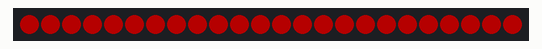
Bench run of a sketch on a simulated Arduino Uno, built with avr-gcc and run on an emulated ATmega328P. On the bench: 24 RGB LEDs in strip order, left to right. Dim RGB values are drawn brighter than linear.

Above: at 0.45 s.
At 4.06 s:
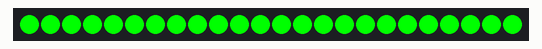
At 8.0 s:
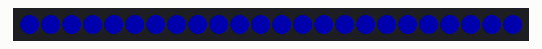
At 15.92 s:
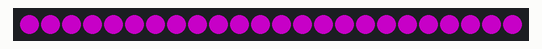
At 27.46 s:
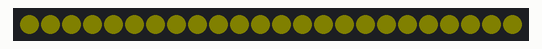
At 38.1 s:
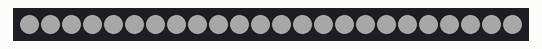

The sketch:

FadeInandFadeOutYourownColor.ino
```cpp
#include <Adafruit_NeoPixel.h>
#define PIN 6
#define NUM_LEDS 24
// Parameter 1 = number of pixels in strip
// Parameter 2 = pin number (most are valid)
// Parameter 3 = pixel type flags, add together as needed:
//   NEO_KHZ800  800 KHz bitstream (most NeoPixel products w/WS2812 LEDs)
//   NEO_KHZ400  400 KHz (classic 'v1' (not v2) FLORA pixels, WS2811 drivers)
//   NEO_GRB     Pixels are wired for GRB bitstream (most NeoPixel products)
//   NEO_RGB     Pixels are wired for RGB bitstream (v1 FLORA pixels, not v2)
Adafruit_NeoPixel strip = Adafruit_NeoPixel(NUM_LEDS, PIN, NEO_GRB + NEO_KHZ800);

void setup() {
  strip.begin();
  strip.show(); // Initialize all pixels to 'off'
}

// *** REPLACE FROM HERE ***
void loop() {
  funFadeInOut();
}
uint8_t countEffFadeInOut = 0;
#define maxEffFadeInOut 7
void funFadeInOut()
{
  switch(countEffFadeInOut)
  {
    case 0:
       FadeInOut(0xff, 0x00, 0x00);
       break;
    case 1:
       FadeInOut(0x00, 0xff, 0x00);
       break;
    case 2:
       FadeInOut(0x00, 0x00, 0xff);
       break;
    case 3:
       FadeInOut(0xff, 0xff, 0x00);
       break;
    case 4:
       FadeInOut(0x00, 0xff, 0xff);
       break;
    case 5:
       FadeInOut(0xff, 0x00, 0xff);
       break;
    case 6:
       FadeInOut(0xff, 0xff, 0xff);
       break;
  }
}


uint32_t timeFadeInOut = 0;
int countFadeInOut = 0;
uint8_t stateFadeInOut = 0;
#define timeDelayFadeInOut   2
void FadeInOut(byte red, byte green, byte blue){
  float r, g, b;
  switch(stateFadeInOut)
  {
     case 0:
        if(millis() -   timeFadeInOut > timeDelayFadeInOut)
        {
           timeFadeInOut = millis();
           countFadeInOut++;
           if(countFadeInOut >= 255)
           {
              stateFadeInOut = 1;
           }
        }
        r = (countFadeInOut/256.0)*red;
        g = (countFadeInOut/256.0)*green;
        b = (countFadeInOut/256.0)*blue;
        setAll(r,g,b);
        showStrip();
        break;
     case 1:
        if(millis() -   timeFadeInOut > 10)
        {
           timeFadeInOut = millis();
           countFadeInOut = countFadeInOut - 2;
           if(countFadeInOut <= 0)
           {
              stateFadeInOut = 0;
              countEffFadeInOut ++;
              if(countEffFadeInOut >= maxEffFadeInOut)
                countEffFadeInOut = 0;
           }
        }
        r = (countFadeInOut/256.0)*red;
        g = (countFadeInOut/256.0)*green;
        b = (countFadeInOut/256.0)*blue;
        setAll(r,g,b);
        showStrip();
        break;
  }
}

// *** REPLACE TO HERE ***

void showStrip() {
 #ifdef ADAFRUIT_NEOPIXEL_H
   // NeoPixel
   strip.show();
 #endif
 #ifndef ADAFRUIT_NEOPIXEL_H
   // FastLED
   FastLED.show();
 #endif
}

void setPixel(int Pixel, byte red, byte green, byte blue) {
 #ifdef ADAFRUIT_NEOPIXEL_H
   // NeoPixel
   strip.setPixelColor(Pixel, strip.Color(red, green, blue));
 #endif
 #ifndef ADAFRUIT_NEOPIXEL_H
   // FastLED
   leds[Pixel].r = red;
   leds[Pixel].g = green;
   leds[Pixel].b = blue;
 #endif
}

void setAll(byte red, byte green, byte blue) {
  for(int i = 0; i < NUM_LEDS; i++ ) {
    setPixel(i, red, green, blue);
  }
  showStrip();
}
```
